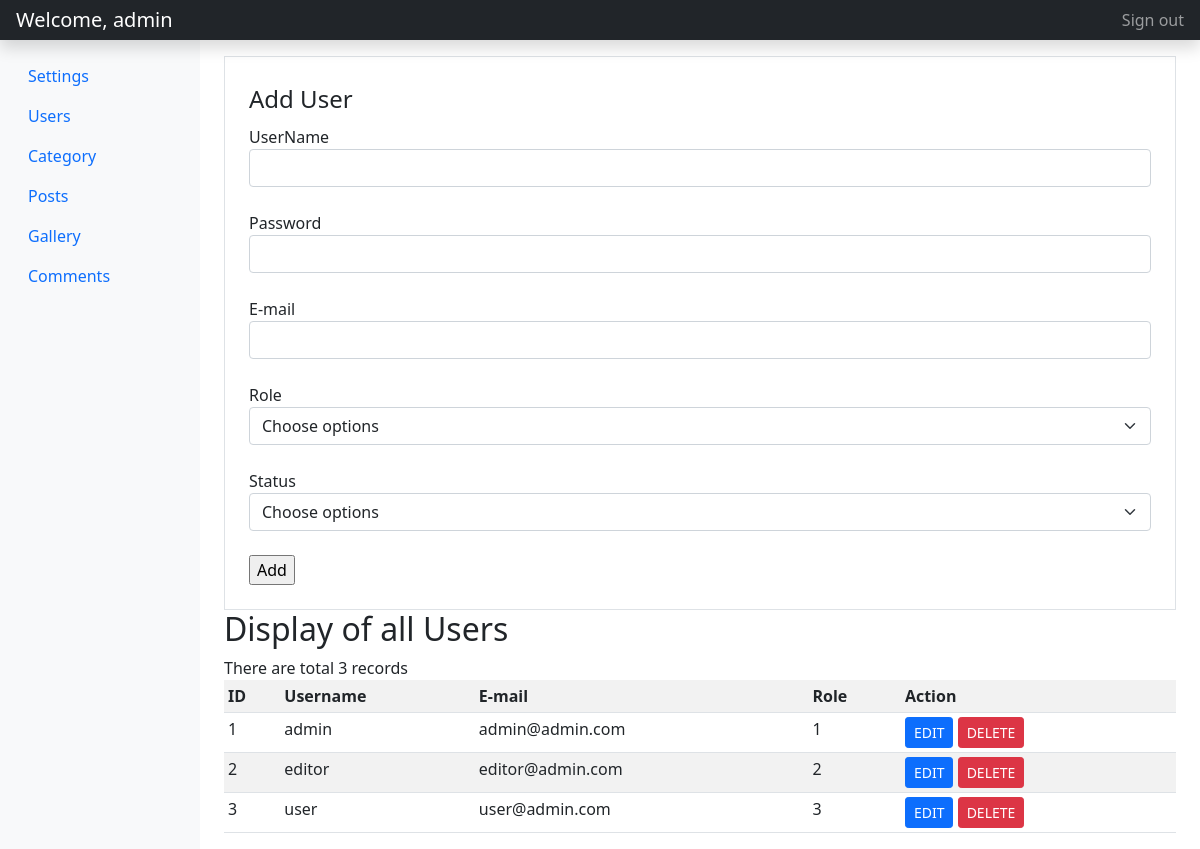
The page /admin/users.php (signed in) on the database its author committed.
### tables this page shows
CREATE TABLE `users` (
  `id` int(11) NOT NULL,
  `username` varchar(50) NOT NULL,
  `password` varchar(250) NOT NULL,
  `email` varchar(50) NOT NULL,
  `role` smallint(6) NOT NULL,
  `status` tinyint(1) NOT NULL,
  `created_at` timestamp NOT NULL DEFAULT CURRENT_TIMESTAMP,
  `updated_at` timestamp NOT NULL DEFAULT CURRENT_TIMESTAMP
);

### admin/users.php (the view, shortened to what this page needs)
<!DOCTYPE html>
<html lang="en">
<head>
  <link rel="stylesheet" href="../css/bootstrap.css" />
</head>
<body>
  <?php include('inc_welcomemenu.php'); ?>
  <div class="container-fluid">
    <div class="row">
      <?php include('inc_sidemenu.php'); ?>
      <main class="col-md-9 ms-sm-auto col-lg-10 px-md-4 mt-3">
        <div class="row">
          <div class="col-xxl-4">
            <form method="post" name='addsetting' action="users.php" class=" border p-4">
              <fieldset>
                <legend>Add User</legend>
                <label>UserName</label>
                <input type="text" name="username" class="form-control">
                <br />
                <label>Password</label>
                <input type="text" name="password" class="form-control">
                <br />
                <label>E-mail</label>
                <input type="email" name="email" class="form-control">
                <br />
                <label>Role</label>
                <select class="form-select" name="role">
                  <option selected>Choose options</option>
                </select>
                <br>
                <label>Status</label>
                <select class="form-select" name="status">
                  <option selected>Choose options</option>
                </select>
                <br>
                <input type="submit" name='submit' value="Add">
              </fieldset>
            </form>
          </div>
          <div class="col-xxl-8">
            <div class="table-responsive">
              <h2>Display of all Users</h2>
              <?php
              $sql = "SELECT * from users order by id ASC";
              include('dbconnection.php');
              $query = mysqli_query($conn, $sql);
              $count = mysqli_num_rows($query);
              if ($count >= 1) {
                $sn='1';
                echo "There are total $count records";
                echo "<table class='table table-striped table-sm'>
<tr><th>ID</th><th>Username</th><th>E-mail</th><th>Role</th><th>Action</th></tr>";
                while ($row = mysqli_fetch_array($query)) {
                  echo "<tr>";
                  echo "<td>" . $sn. "</td>";
                  echo "<td>" . $row['username'] . "</td>";
                  echo "<td>" . $row['email'] . "</td>";
                  echo "<td>" . $row['role'] . "</td>";
                  echo "<td><a class='btn btn-primary btn-sm' href='users_edit.php?id=" . $row['id'] . "'>EDIT</a> <a class='btn btn-danger btn-sm' href='users_delete.php?id=" . $row['id'] . "'>DELETE</a></td>";
                  $sn++;
                }
                echo "</table>";
              } else {
                echo "No records Found";
              }
              ?>
            </div>
          </div>
        </div>
      </main>
    </div>
  </div>
</body>
</html>

### rows shown on the page
users: username "admin", email "admin@admin.com", role "1"
users: username "editor", email "editor@admin.com", role "2"
users: username "user", email "user@admin.com", role "3"

### other values the page prints
$_SESSION['name'] "admin"
$count "3"
